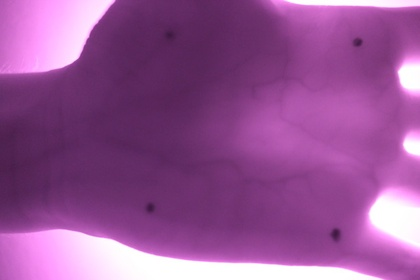
%> input picture dist/Matlab work/dist/squareIR5.jpeg, 420 x 280 px, shrunk from 640 x 427 before the run
$ octave main.m   (GNU Octave 9; MATLAB toolbox functions it lacks are replaced by stand-ins)
%> lines starting %> are read from the running program, lines starting %| are printed output that depends on the picture; in (x1, y1, x2, y2) boxes, pixels count from 0 and x2, y2 are one past the last pixel; in counts of white or black regions, pixels touching at a corner belong together; the program's own positions count from 1
### Matlab work/dist/cropIR.m
function [cI] = cropIR(im)
% This function allows you to crop a square of the image of
% the hand according to the points drawn.

% Grayscale
I = rgb2gray(im);

% Find corners of the square
[C1,C2,C3,C4] = searchCorner(im);


% Transform the two images (RGB and NIR) so that the points form a square.
movingPoints = [C2(1) C2(2); C1(1) C1(2); C3(1) C3(2); C4(1) C4(2)];
fixedPoints = [0 500; 500 500; 500 0; 0 0];
tform = fitgeotrans(movingPoints,fixedPoints,'projective');
im = imwarp(im,tform,'FillValues',255);

% Find the new corners to crop
[C1,C2,C3,C4] = searchCorner(im);

x = C2(1);
y = C2(2);
j = C1(2)-C2(2);

% Cropping of the squares.
cI = imcrop(im, [x y j j]);

end

### Matlab work/dist/searchCorner.m
function [C1,C2,C3,C4] = searchCorner(img)
% This function allows to find the points on a hand

% Grayscale
gray_img = rgb2gray(img);

% Binarisation
bw_img= im2bw(gray_img,0.2);

% Representation in the form of squares
[B,L] = bwboundaries(bw_img,'noholes');
se1=strel('square',20);
L_erode=imerode(L,se1,'same');

% Calculation of the size of the regions
stats =[regionprops(L_erode); regionprops(not(L_erode))];
A=[stats.Area];

% Search for similar points and tabulation of regions of similar size
[k,n] = size(A);
i = n;
L = zeros(n);
while i>0
    j = n;
    while j>0
        if A(i)>(A(j)-700) && A(i)<(A(j)+700)
            L(i,j)=A(j);
        end
        j = j-1;
    end
    i = i-1;
end

% Search in the rows table with 4 similar values
i = n;
cb = 0;
found = false;
while i>1 && found == false
    cb = size(find(L(i,:)~=0));
    if cb(2) == 4
        found = true;
    end
    i = i-1;
end
l = i+1;

% Search positions of these 4 regions
m = find(L(l,:)~=0);
C1 = double(stats(find(A==L(l,m(1)))).Centroid);
C2 = double(stats(find(A==L(l,m(2)))).Centroid);
C3 = double(stats(find(A==L(l,m(3)))).Centroid);
C4 = double(stats(find(A==L(l,m(4)))).Centroid);
end

### dist/Matlab work/dist/crop.m
function [cI] = crop(im)
% This function allows you to crop a square of the image of
% the hand according to the points drawn.

% Grayscale
I = rgb2gray(im);

% Find the corners
C = corner(I);
compt = 1;
C1 = C(1,:);
i = 2;

% Search for points that are different
while compt<4
    if compt == 3
       if (((C1(1)-10)>C(i,1)) || (C(i,1)>(C1(1)+10))) && (((C1(2)-10)>C(i,2)) || (C(i,2)>(C1(2)+10)))
           if (((C2(1)-10)>C(i,1)) || (C(i,1)>(C2(1)+10))) && (((C2(2)-10)>C(i,2)) || (C(i,2)>(C2(2)+10)))
               if (((C3(1)-10)>C(i,1)) || (C(i,1)>(C3(1)+10))) && (((C3(2)-10)>C(i,2)) || (C(i,2)>(C3(2)+10)))
                   C4 = C(i,:);
                   compt = compt + 1;
               end
           end
       end
    end

    if compt == 2
       if (((C1(1)-10)>C(i,1)) || (C(i,1)>(C1(1)+10))) && (((C1(2)-10)>C(i,2)) || (C(i,2)>(C1(2)+10)))
           if (((C2(1)-10)>C(i,1)) || (C(i,1)>(C2(1)+10))) && (((C2(2)-10)>C(i,2)) || (C(i,2)>(C2(2)+10)))
               C3 = C(i,:);
               compt = compt + 1;
           end
       end
    end

    if compt == 1
       if (((C1(1)-10)>C(i,1)) || (C(i,1)>(C1(1)+10))) && (((C1(2)-10)>C(i,2)) || (C(i,2)>(C1(2)+10)))
           C2 = C(i,:);
           compt = compt + 1;
       end
    end
    i = i+1;
end

% Put the points in order
% Sorting by x
G1 = [C1(1),C2(1),C3(1),C4(1)];
G2 = [C1(2),C2(2),C3(2),C4(2)];
X1 = [C1(1),C2(1),C3(1),C4(1)];
[u,idx] = sort(X1(1,:));
X1a = X1(:,idx);
D1(1) = find(X1==X1a(1));
D2(1) = find(X1==X1a(2));
D3(1) = find(X1==X1a(3));
D4(1) = find(X1==X1a(4));

% Sorting by y
X2 = [C1(2),C2(2),C3(2),C4(2)];
X2a = [X2(D1(1)),X2(D2(1))];
[u,idx] = sort(X2a(1,:));
X2b = X2a(:,idx);
E1 = find(X2==X2b(1));
E2 = find(X2==X2b(2));
X2c = [X2(D3(1)),X2(D4(1))];
[u,idx] = sort(X2c(1,:));
X2d = X2c(:,idx);
E3 = find(X2==X2d(1));
E4 = find(X2==X2d(2));


% Transform the images so that the points form a square.
movingPoints = [G1(E2) G2(E2); G1(E4) G2(E4); G1(E3) G2(E3); G1(E1) G2(E1)];
fixedPoints = [0 500; 500 500; 500 0; 0 0];
tform = fitgeotrans(movingPoints,fixedPoints,'projective');
I = imwarp(I,tform,'FillValues',255);
im = imwarp(im,tform,'FillValues',255);

% Find the new corners to crop

% Binarisation
bw_img= im2bw(I,0.30);

% Representation in the form of squares
[B,L] = bwboundaries(bw_img,'noholes');
se1=strel('square',30);
L_erode=imerode(L,se1,'same');

% Calculation of the size of the regions
stats =[regionprops(L_erode); regionprops(not(L_erode))];
A=[stats.Area];

idx=find(A==min(A(A~=0)));
C1 = double(stats(3).Centroid);
C2 = double(stats(2).Centroid);

x = C2(1);
y = C2(2);
j = C1(2)-C2(2);

% Cropping of the square.
cI = imcrop(im, [x y j j]);

end

### dist/binarize.m
function [erodedBW] = binarize(im,img)

% Display image
% figure,subplot(3,3,1),imshow(im),title('Basic image');

% Display grayscale
I = img;
% subplot(3,3,2), imshow(I),title('Grayscale image');

% Applying median filter to remove noise
K = medfilt2(I);
% subplot(3,3,3),imshow(K), title('Median filtering');

% Applying CLAHE
J = adapthisteq(I,'clipLimit',0.06,'Distribution','rayleigh');
% subplot(3,3,4),imshow(J), title('CLAHE');

% Applying median filtering to remove the noise
K1 = medfilt2(J);
% subplot(3,3,5),imshow(K1), title('Median filtering 2');

% Blurring images for accuracy
% Adaptive thresholding
T = adaptthresh(K1, 0.7);
BW = imbinarize(K1,T);
% subplot(3,3,6), imshow(BW), title('Adaptive threshold')

% Dilate image
se1 = strel('line',9,90);
erodedBW = imdilate(BW,se1);
% subplot(3,3,7),imshow(erodedBW), title('Dilated image');

% % Search perimeter
% BW3 = bwperim(erodedBW);
% subplot(3,3,8), imshow(BW3,[]),title('Perimeter');

end

### Matlab work/optimisation.m
function [] = optimisation(img,H)
% this function makes it possible to look for
% an optimization of a, b, c  in the following calculation:
% C = a * imR + b * imG + c * imB, which makes it possible
% to find an RGB image comparable to an infrared image.


    % Binarization of the second image.

    imR = img(:,:,1);
    imG = img(:,:,2);
    imB = img(:,:,3);

    [height, width] = size(img);

%     Ans = height*width;
    Ans = 0;

    % Course of a, b, c possible.
    a = 1;
    while ( a>0.01 )

        b = 1;
        while ( b>0.01 )

            c = 1;
            while ( c>0.01 )

                if ((a+b+c) <= 1)
                    % Creating the image with the a, b, c.
                    C = a * imR + b * imG + c * imB;
%                     C  = imadjust(C);

                    % Binarization
                    C = binarize(img,C);

                    diff = difference(C,H);


                    % Search for the lowest difference according to a, b
                    % and c.
                    if (Ans <= diff)
                        Ans = diff;
                        rep1 = a;
                        rep2 = b;
                        rep3 = c;

                    end
                end
                c = c-0.1;
            end
            b = b-0.1;
        end
        a = a-0.1;
    end

    % Answer.
    disp('difference = ')
    disp(Ans)

    disp('a = ')
    disp(rep1)

    disp('b = ')
    disp(rep2)

    disp('c = ')
    disp(rep3)
end

### dist/Matlab work/dist/main.m
%% Main
% In this script, I try to optimize the equation from french palm image

% Load images
im = imread('squareIR5.jpeg');
%> im is the input picture: size 280x420x3 uint8; mean R, G, B 150.8, 84.8, 149.7
im2 = imread('square4.jpeg');
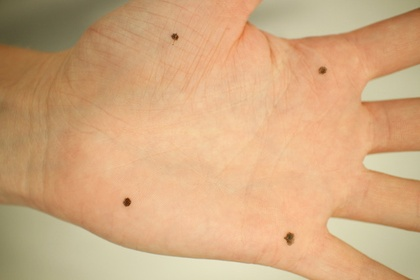
%> input picture Matlab work/square4.jpeg, 420 x 280 px, shrunk from 640 x 427 before the run
%> im2 is the input picture: size 280x420x3 uint8; mean R, G, B 209.4, 168.3, 127

% Croppping
im = cropIR(im);
%> in searchCorner, `bw_img= im2bw(gray_img,0.2);`:
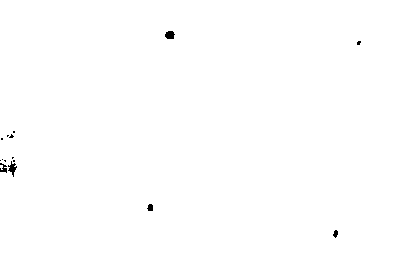
%> bw_img: size 280x420 logical; 99.8% white; 15 black regions (10 under 20 px), largest, box (x1, y1, x2, y2) and area: (165, 31, 175, 39) 64, (8, 161, 17, 177) 63, (0, 163, 7, 173) 40, (147, 204, 153, 211) 34, (333, 230, 338, 238) 27
%> in searchCorner, `[B,L] = bwboundaries(bw_img,'noholes');`:
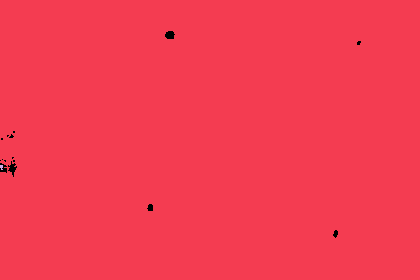
%> L: size 280x420 double; 3 distinct labels, from 0 to 2; one colour per label, 0 black
%> in searchCorner, `[B,L] = bwboundaries(bw_img,'noholes');`: B = 2 boundaries; box (x1, y1, x2, y2) and points: (0, 0, 420, 280) 1411, (0, 165, 3, 170) 12
%> in searchCorner, `L_erode=imerode(L,se1,'same');`: L_erode: size 280x420 double; values 0 (black) and 1 (white), 96.5% white; 5 black regions
%> in searchCorner, `stats =[regionprops(L_erode); regionprops(not(L_erode))];`: stats = 6 regions; box (x1, y1, x2, y2), Area and Centroid: (0, 0, 420, 280) 113458 [212.5 140.6], (0, 121, 26, 186) 1572 [12.9 154.3], (155, 21, 184, 48) 767 [170 35], (137, 194, 162, 220) 642 [150.1 207.6], (323, 220, 347, 247) 635 [335.6 234], (347, 31, 370, 54) 526 [359 43]
%> in searchCorner, `A=[stats.Area];`: A = [113458 1572 642 767 635 526]
%> in searchCorner, `[k,n] = size(A);`: k = 1; n = 6
%> the loop in searchCorner, `while i>0` made 6 passes
%> i on passes 1 to 6: 5, 4, 3, 2, 1, 0
%> after the loop in searchCorner, `while i>0`: L = [113458 0 0 0 0 0; 0 1572 0 0 0 0; 0 0 642 767 635 526; 0 0 642 767 635 526; 0 0 642 767 635 526; 0 0 642 767 635 526]
%> in searchCorner, `i = n;`: i = 6
%> the loop in searchCorner, `while i>1 && found == false` made 1 pass
%> (cb, found, i) on pass 1: ([1 4], true, 5)
%> in searchCorner, `m = find(L(l,:)~=0);`: m = [3 4 5 6]
%> in searchCorner, `C1 = double(stats(find(A==L(l,m(1)))).Centroid);`: C1 = [150.1 207.6]
%> in searchCorner, `C2 = double(stats(find(A==L(l,m(2)))).Centroid);`: C2 = [170 35.04]
%> in searchCorner, `C3 = double(stats(find(A==L(l,m(3)))).Centroid);`: C3 = [335.6 234]
%> in searchCorner, `C4 = double(stats(find(A==L(l,m(4)))).Centroid);`: C4 = [359 42.98]
%> in cropIR, `[C1,C2,C3,C4] = searchCorner(im);`: C1 = [150.1 207.6]; C2 = [170 35.04]; C3 = [335.6 234]; C4 = [359 42.98]
%> in cropIR, `movingPoints = [C2(1) C2(2); C1(1) C1(2); C3(1) C3(2); C4(1) C4(2)];`: movingPoints = [170 35.04; 150.1 207.6; 335.6 234; 359 42.98]
%> in cropIR, `tform = fitgeotrans(movingPoints,fixedPoints,'projective');`: tform = transform with T = [-0.134 -2.92 0.000633; 3.18 -0.358 2.98e-05; -88.57 1063 1]
%> in searchCorner (call 2), `bw_img= im2bw(gray_img,0.2);`: bw_img: size 1269x909 logical; 99.8% white; 15 black regions (3 under 20 px), largest, box (x1, y1, x2, y2) and area: (532, 1145, 580, 1177) 670, (103, 692, 127, 720) 526, (541, 1177, 570, 1204) 382
%> in searchCorner (call 2), `[B,L] = bwboundaries(bw_img,'noholes');`: B = 1 boundary; box (x1, y1, x2, y2) and points: (0, 0, 909, 1269) 4353
%> in searchCorner (call 2), `L_erode=imerode(L,se1,'same');`:
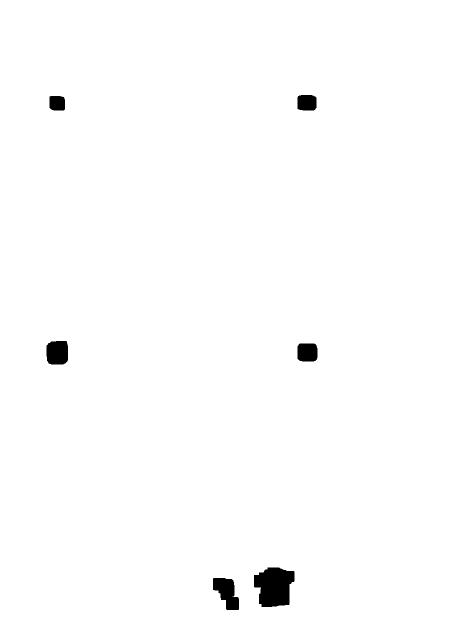
%> L_erode: size 1269x909 double (shown at 1/2 size); values 0 (black) and 1 (white), 98.9% white; 6 black regions
%> in searchCorner (call 2), `stats =[regionprops(L_erode); regionprops(not(L_erode))];`: stats = 7 regions; box (x1, y1, x2, y2), Area and Centroid: (0, 0, 909, 1269) 1141269 [455.1 632.2], (508, 1135, 589, 1214) 4916 [549.1 1174.1], (426, 1156, 478, 1220) 2122 [454.2 1185.6], (93, 682, 136, 729) 1878 [115.4 706], (595, 687, 635, 723) 1367 [615.4 705.4], (595, 190, 633, 221) 1115 [614.4 206.1], (99, 192, 130, 221) 854 [115 207]
%> in searchCorner (call 2), `A=[stats.Area];`: A = [1141269 1878 854 2122 4916 1115 1367]
%> in searchCorner (call 2), `[k,n] = size(A);`: n = 7
%> the loop in searchCorner (call 2), `while i>0` made 7 passes
%> after the loop in searchCorner (call 2), `while i>0`: L = [1141269 0 0 0 0 0 0; 0 1878 0 2122 0 0 1367; 0 0 854 0 0 1115 1367; 0 1878 0 2122 0 0 0; 0 0 0 0 4916 0 0; 0 0 854 0 0 1115 1367; 0 1878 854 0 0 1115 1367]
%> in searchCorner (call 2), `i = n;`: i = 7
%> the loop in searchCorner (call 2), `while i>1 && found == false` made 1 pass
%> (cb, found, i) on pass 1: ([1 4], true, 6)
%> in searchCorner (call 2), `m = find(L(l,:)~=0);`: m = [2 3 6 7]
%> in searchCorner (call 2), `C1 = double(stats(find(A==L(l,m(1)))).Centroid);`: C1 = [115.4 706]
%> in searchCorner (call 2), `C2 = double(stats(find(A==L(l,m(2)))).Centroid);`: C2 = [115 207]
%> in searchCorner (call 2), `C3 = double(stats(find(A==L(l,m(3)))).Centroid);`: C3 = [614.4 206.1]
%> in searchCorner (call 2), `C4 = double(stats(find(A==L(l,m(4)))).Centroid);`: C4 = [615.4 705.4]
%> in cropIR, `[C1,C2,C3,C4] = searchCorner(im);`: C1 = [115.4 706]; C2 = [115 207]; C3 = [614.4 206.1]; C4 = [615.4 705.4]
%> in cropIR, `x = C2(1);`: x = 115
%> in cropIR, `y = C2(2);`: y = 207
%> in cropIR, `j = C1(2)-C2(2);`: j = 499
im2 = crop(im2);
%> in crop, `I = rgb2gray(im);`:
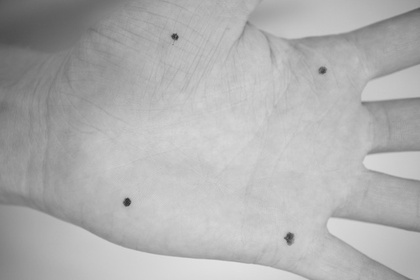
%> I: size 280x420 uint8; min 43, max 228, mean 175.9
%> in crop, `C = corner(I);`: C = 16 rows, first 12: [128 199; 178 38; 286 239; 127 206; 173 37; 131 203; 290 234; 124 203; 324 73; 293 235; 326 70; 290 244]
%> in crop, `C1 = C(1,:);`: C1 = [128 199]
%> the loop in crop, `while compt<4` made 8 passes
%> C2 on pass 1: [178 38]
%> C3 on pass 2: [286 239]
%> after the loop in crop, `while compt<4`: compt = 4; i = 10
%> in crop, `G1 = [C1(1),C2(1),C3(1),C4(1)];`: G1 = [128 178 286 324]
%> in crop, `G2 = [C1(2),C2(2),C3(2),C4(2)];`: G2 = [199 38 239 73]
%> in crop, `X1 = [C1(1),C2(1),C3(1),C4(1)];`: X1 = [128 178 286 324]
%> in crop, `[u,idx] = sort(X1(1,:));`: idx = [1 2 3 4]
%> in crop, `X1a = X1(:,idx);`: X1a = [128 178 286 324]
%> in crop, `X2 = [C1(2),C2(2),C3(2),C4(2)];`: X2 = [199 38 239 73]
%> in crop, `X2a = [X2(D1(1)),X2(D2(1))];`: X2a = [199 38]
%> in crop, `[u,idx] = sort(X2a(1,:));`: u = [38 199]; idx = [2 1]
%> in crop, `X2b = X2a(:,idx);`: X2b = [38 199]
%> in crop, `E1 = find(X2==X2b(1));`: E1 = 2
%> in crop, `E2 = find(X2==X2b(2));`: E2 = 1
%> in crop, `X2c = [X2(D3(1)),X2(D4(1))];`: X2c = [239 73]
%> in crop, `[u,idx] = sort(X2c(1,:));`: u = [73 239]
%> in crop, `E3 = find(X2==X2d(1));`: E3 = 4
%> in crop, `E4 = find(X2==X2d(2));`: E4 = 3
%> in crop, `movingPoints = [G1(E2) G2(E2); G1(E4) G2(E4); G1(E3) G2(E3); G1(E1) G2..`: movingPoints = [128 199; 286 239; 324 73; 178 38]
%> in crop, `tform = fitgeotrans(movingPoints,fixedPoints,'projective');`: tform = transform with T = [3.26 -0.761 -4.68e-05; 1.01 3.17 0.000522; -618.8 14.82 1]
%> in crop, `bw_img= im2bw(I,0.30);`: bw_img: size 1099x1537 logical; 100% white; 6 black regions (1 under 20 px), largest, box (x1, y1, x2, y2) and area: (612, 810, 629, 829) 225, (599, 303, 609, 314) 80, (1122, 798, 1130, 808) 43, (612, 305, 618, 315) 40, (1111, 304, 1118, 311) 31
%> in crop, `[B,L] = bwboundaries(bw_img,'noholes');`: B = 1 boundary; box (x1, y1, x2, y2) and points: (0, 0, 1537, 1099) 5269
%> in crop, `L_erode=imerode(L,se1,'same');`:
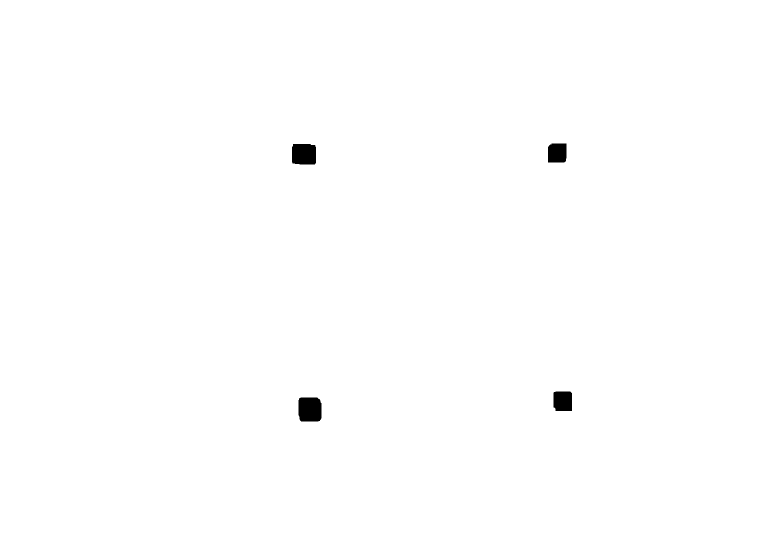
%> L_erode: size 1099x1537 double (shown at 1/2 size); values 0 (black) and 1 (white), 99.6% white; 4 black regions
%> in crop, `stats =[regionprops(L_erode); regionprops(not(L_erode))];`: stats = 5 regions; box (x1, y1, x2, y2), Area and Centroid: (0, 0, 1537, 1099) 1682369 [768.8 549.9], (597, 795, 643, 843) 2114 [620.3 819.5], (584, 288, 632, 329) 1905 [608.5 309.1], (1107, 783, 1144, 822) 1407 [1126.3 802.9], (1096, 287, 1133, 325) 1368 [1115.1 306.7]
%> in crop, `A=[stats.Area];`: A = [1682369 1905 2114 1368 1407]
%> in crop, `idx=find(A==min(A(A~=0)));`: idx = 4
%> in crop, `C1 = double(stats(3).Centroid);`: C1 = [620.3 819.5]
%> in crop, `C2 = double(stats(2).Centroid);`: C2 = [608.5 309.1]
%> in crop, `x = C2(1);`: x = 608.5
%> in crop, `y = C2(2);`: y = 309.1
%> in crop, `j = C1(2)-C2(2);`: j = 510.5
im2 = imrotate(im2,90);
%> im2: size 511x512x3 uint8

% Binarisation of NIR image
imBin = binarize(im,rgb2gray(im));
%> in binarize, `BW = imbinarize(K1,T);`: BW: size 500x500 logical; 17.7% white; 488 white regions (297 under 20 px), largest, box (x1, y1, x2, y2) and area: (249, 83, 294, 171) 1964, (268, 0, 316, 83) 1928, (153, 64, 209, 158) 1809
%> in binarize, `erodedBW = imdilate(BW,se1);`: erodedBW: size 500x500 logical; 32% white; 247 white regions (40 under 20 px), largest, box (x1, y1, x2, y2) and area: (153, 0, 218, 164) 5668, (249, 0, 316, 175) 4971, (384, 342, 445, 495) 4555

% Optimisation
optimisation(im2,imBin)
%> in optimisation, `imB = img(:,:,3);`:
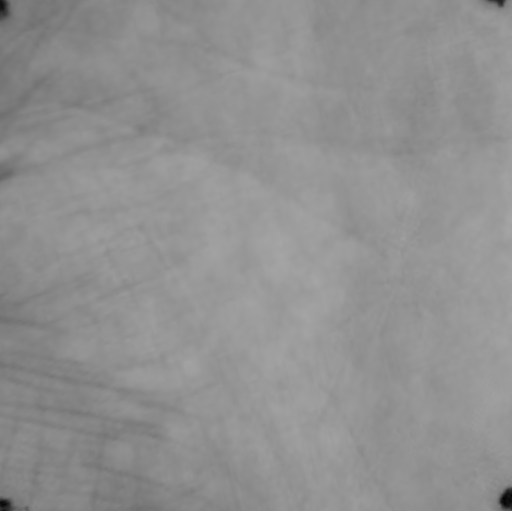
%> imB: size 511x512 uint8; min 3, max 167, mean 144.9
%> the run ends on the next line
